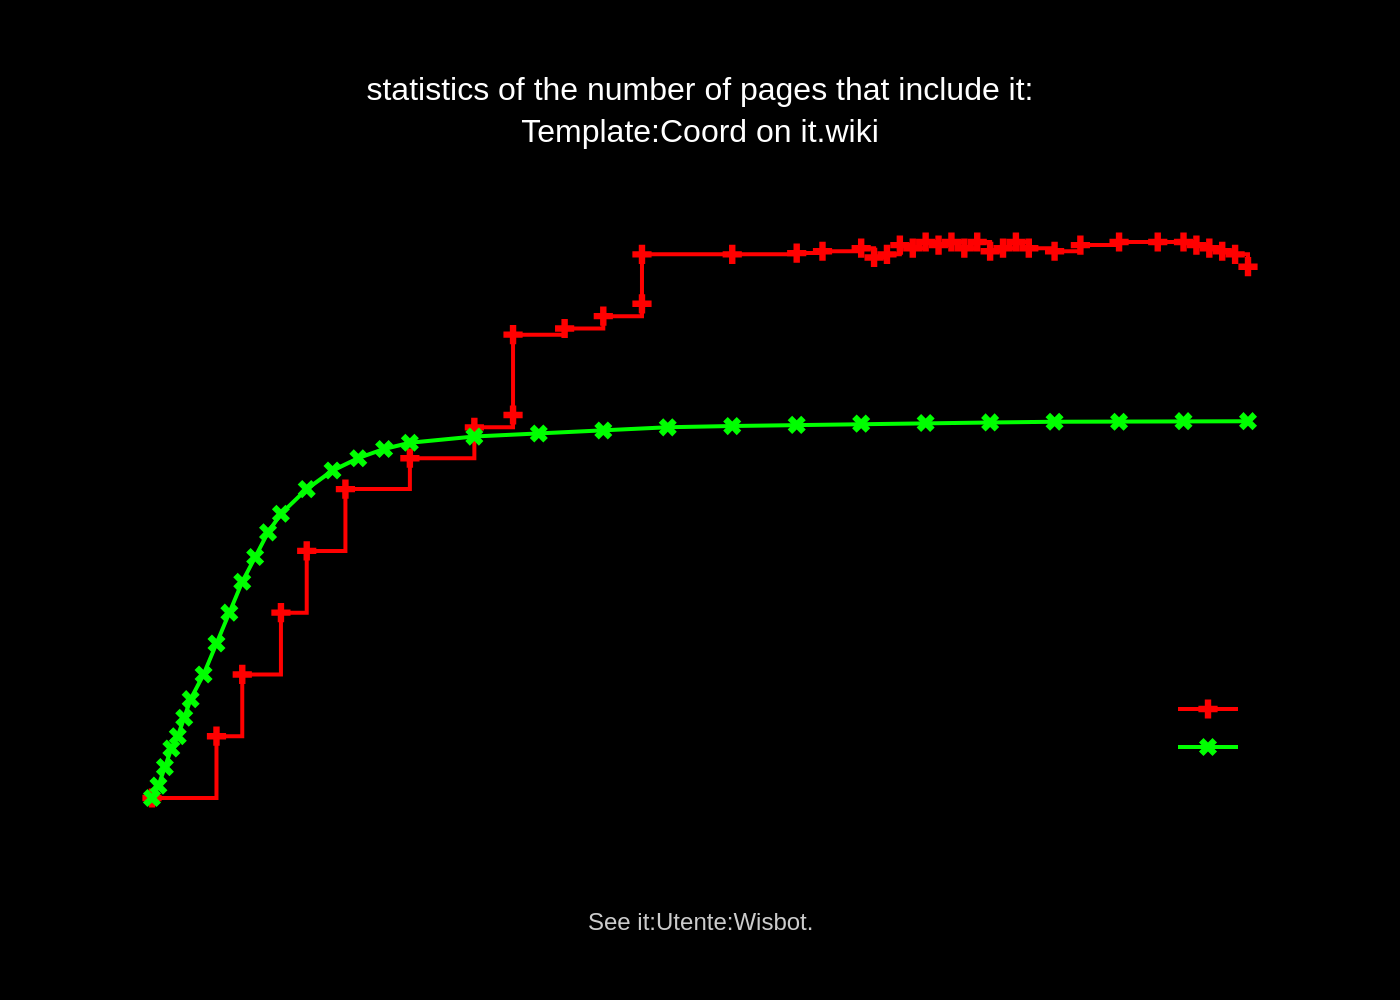

Reproduce this figure in Python.
import sys
import json
import plotly.graph_objects as go
import os

if len(sys.argv) != 2:
    print("Usage: python script.py <path_to_json_file>")
    sys.exit(1)

json_path = sys.argv[1]

try:
    with open(json_path, 'r', encoding='utf-8') as f:
        chart_info = json.load(f)
except FileNotFoundError:
    print(f"Error: The file at {json_path} was not found.")
    sys.exit(1)
except json.JSONDecodeError:
    print("Error: The JSON file is not well-formed.")
    sys.exit(1)

fig = go.Figure()

data_series = chart_info.get('chart_data', [])
colors = chart_info.get('colors', [])

for i, series_data in enumerate(data_series):
    color = colors[i % len(colors)] if colors else '#1f77b4'
    fig.add_trace(go.Scatter(
        x=series_data.get('x'),
        y=series_data.get('y'),
        name=series_data.get('name', ''),
        mode=series_data.get('mode', 'lines+markers'),
        line=dict(
            color=color,
            shape=series_data.get('line_shape', 'linear')
        ),
        marker=dict(
            color=color,
            symbol=series_data.get('marker_symbol', 'circle'),
            size=8
        )
    ))

texts = chart_info.get('texts', {})
title_text = texts.get('title', '')
if texts.get('subtitle'):
    title_text += f"<br><sub>{texts.get('subtitle')}</sub>"

fig.update_layout(
    plot_bgcolor='black',
    paper_bgcolor='black',
    font=dict(
        family="Arial",
        color="white"
    ),
    title=dict(
        text=title_text,
        x=0.5,
        xanchor='center',
        font=dict(size=16)
    ),
    xaxis=dict(
        visible=False,
        showgrid=False
    ),
    yaxis=dict(
        visible=False,
        showgrid=False
    ),
    showlegend=True,
    legend=dict(
        bgcolor='rgba(0,0,0,0)',
        bordercolor='rgba(0,0,0,0)',
        x=0.95,
        y=0.1,
        xanchor='right',
        yanchor='bottom'
    ),
    margin=dict(t=100, b=80, l=40, r=40)
)

source_text = texts.get('source')
if source_text:
    fig.add_annotation(
        text=source_text,
        xref="paper",
        yref="paper",
        x=0.5,
        y=-0.1,
        showarrow=False,
        xanchor='center',
        yanchor='top',
        font=dict(
            size=12,
            color="#CCCCCC"
        )
    )

base_filename = os.path.splitext(os.path.basename(json_path))[0]
output_filename = f"{base_filename}.png"

fig.write_image(output_filename, scale=2)
